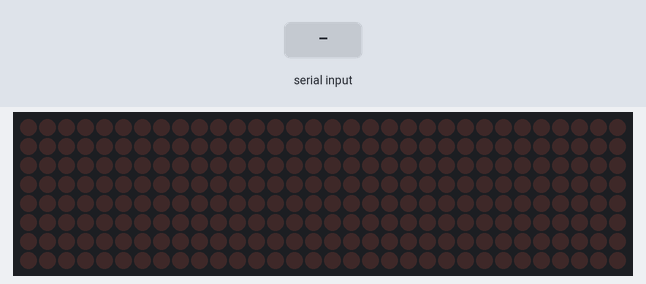
Simulated run of this sketch. Board: Arduino Uno, built with avr-gcc and run on an emulated ATmega328P. Parts: 32×8 LED matrix. The inputs (shaded band) are chosen by the test bench. EEPROM starts erased.

Above: at 1.2 s.
1.3 s: "1,90\n" received over the second serial link
At 2.51 s:
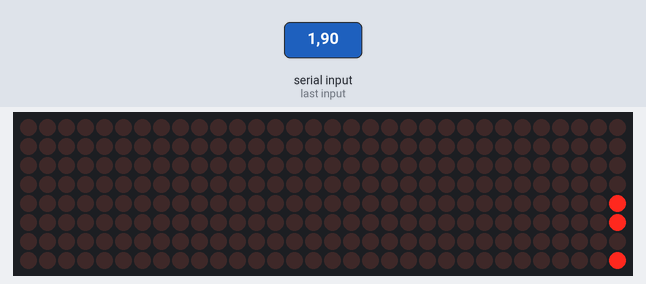
4.3 s: "2" received over the second serial link
6.7 s: "1" received over the second serial link
At 8.3 s:
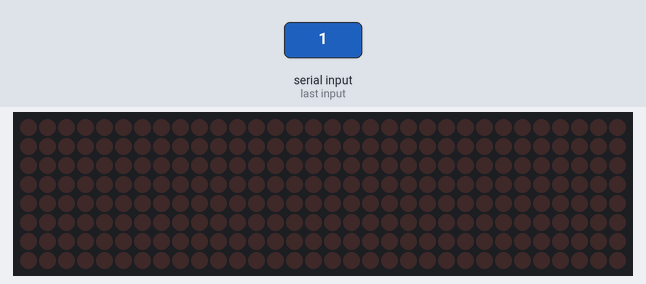
8.5 s: "1,90,45\n" received over the second serial link
At 9.87 s:
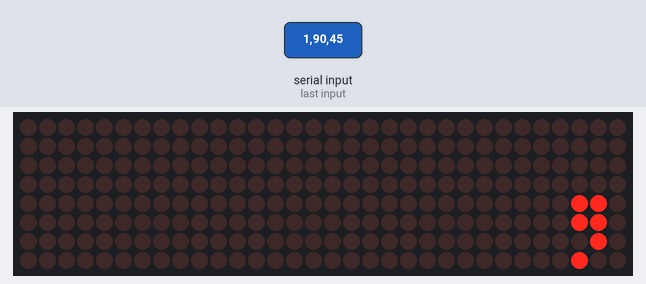

The sketch:

BT_DotMATRIX_V1.0.0.ino
```cpp
/*
 * -Smart Mood Light-
 *
 * author jihoonkimtech (jihoonkimtech@naver.com)
 *      (Republic of Korea)
 * version  V1.0.0
 * date  2020-03-10
*/

/*
 * Dev Note
 *
 * 1.0.0
 * - Left shift display function
 * - Brightness control function
 * - Shift speed control function
 * - sentence save function (using EEPROM)
 *
*/

#include <EEPROM.h> //EEPROM library
#include <MaxMatrix.h> //dotmatrix library
#include <SoftwareSerial.h> //bluetooth serial
#include <avr/pgmspace.h> //for dotmatrix


PROGMEM const unsigned char ASCII_Font_8[] = { //ASCII font set
//w, h, Bnnnnnnnn, Bnnnnnnnn, Bnnnnnnnn, Bnnnnnnnn, Bnnnnnnnn,
  3, 8, B00000000, B00000000, B00000000, B00000000, B00000000, // space
  1, 8, B01011111, B00000000, B00000000, B00000000, B00000000, // !
  3, 8, B00000011, B00000000, B00000011, B00000000, B00000000, // "
  5, 8, B00010100, B00111110, B00010100, B00111110, B00010100, // #
  4, 8, B00100100, B01101010, B00101011, B00010010, B00000000, // $
  5, 8, B01100011, B00010011, B00001000, B01100100, B01100011, // %
  5, 8, B00110110, B01001001, B01010110, B00100000, B01010000, // &
  1, 8, B00000011, B00000000, B00000000, B00000000, B00000000, // '
  3, 8, B00011100, B00100010, B01000001, B00000000, B00000000, // (
  3, 8, B01000001, B00100010, B00011100, B00000000, B00000000, // )
  5, 8, B00101000, B00011000, B00001110, B00011000, B00101000, // *
  5, 8, B00001000, B00001000, B00111110, B00001000, B00001000, // +
  2, 8, B10110000, B01110000, B00000000, B00000000, B00000000, // ,
  4, 8, B00001000, B00001000, B00001000, B00001000, B00000000, // -
  2, 8, B01100000, B01100000, B00000000, B00000000, B00000000, // .
  4, 8, B01100000, B00011000, B00000110, B00000001, B00000000, // /
  4, 8, B00111110, B01000001, B01000001, B00111110, B00000000, // 0
  3, 8, B01000010, B01111111, B01000000, B00000000, B00000000, // 1
  4, 8, B01100010, B01010001, B01001001, B01000110, B00000000, // 2
  4, 8, B00100010, B01000001, B01001001, B00110110, B00000000, // 3
  4, 8, B00011000, B00010100, B00010010, B01111111, B00000000, // 4
  4, 8, B00100111, B01000101, B01000101, B00111001, B00000000, // 5
  4, 8, B00111110, B01001001, B01001001, B00110000, B00000000, // 6
  4, 8, B01100001, B00010001, B00001001, B00000111, B00000000, // 7
  4, 8, B00110110, B01001001, B01001001, B00110110, B00000000, // 8
  4, 8, B00000110, B01001001, B01001001, B00111110, B00000000, // 9
  2, 8, B01010000, B00000000, B00000000, B00000000, B00000000, // :
  2, 8, B10000000, B01010000, B00000000, B00000000, B00000000, // ;
  3, 8, B00010000, B00101000, B01000100, B00000000, B00000000, // <
  3, 8, B00010100, B00010100, B00010100, B00000000, B00000000, // =
  3, 8, B01000100, B00101000, B00010000, B00000000, B00000000, // >
  4, 8, B00000010, B01011001, B00001001, B00000110, B00000000, // ?
  5, 8, B00111110, B01001001, B01010101, B01011101, B00001110, // @
  4, 8, B01111110, B00010001, B00010001, B01111110, B00000000, // A
  4, 8, B01111111, B01001001, B01001001, B00110110, B00000000, // B
  4, 8, B00111110, B01000001, B01000001, B00100010, B00000000, // C
  4, 8, B01111111, B01000001, B01000001, B00111110, B00000000, // D
  4, 8, B01111111, B01001001, B01001001, B01000001, B00000000, // E
  4, 8, B01111111, B00001001, B00001001, B00000001, B00000000, // F
  4, 8, B00111110, B01000001, B01001001, B01111010, B00000000, // G
  4, 8, B01111111, B00001000, B00001000, B01111111, B00000000, // H
  3, 8, B01000001, B01111111, B01000001, B00000000, B00000000, // I
  4, 8, B00110000, B01000000, B01000001, B00111111, B00000000, // J
  4, 8, B01111111, B00001000, B00010100, B01100011, B00000000, // K
  4, 8, B01111111, B01000000, B01000000, B01000000, B00000000, // L
  5, 8, B01111111, B00000010, B00001100, B00000010, B01111111, // M
  5, 8, B01111111, B00000100, B00001000, B00010000, B01111111, // N
  4, 8, B00111110, B01000001, B01000001, B00111110, B00000000, // O
  4, 8, B01111111, B00001001, B00001001, B00000110, B00000000, // P
  4, 8, B00111110, B01000001, B01000001, B10111110, B00000000, // Q
  4, 8, B01111111, B00001001, B00001001, B01110110, B00000000, // R
  4, 8, B01000110, B01001001, B01001001, B00110010, B00000000, // S
  5, 8, B00000001, B00000001, B01111111, B00000001, B00000001, // T
  4, 8, B00111111, B01000000, B01000000, B00111111, B00000000, // U
  5, 8, B00001111, B00110000, B01000000, B00110000, B00001111, // V
  5, 8, B00111111, B01000000, B00111000, B01000000, B00111111, // W
  5, 8, B01100011, B00010100, B00001000, B00010100, B01100011, // X
  5, 8, B00000111, B00001000, B01110000, B00001000, B00000111, // Y
  4, 8, B01100001, B01010001, B01001001, B01000111, B00000000, // Z
  2, 8, B01111111, B01000001, B00000000, B00000000, B00000000, // [
  4, 8, B00000001, B00000110, B00011000, B01100000, B00000000, // \ backslash
  2, 8, B01000001, B01111111, B00000000, B00000000, B00000000, // ]
  3, 8, B00000010, B00000001, B00000010, B00000000, B00000000, // hat
  4, 8, B01000000, B01000000, B01000000, B01000000, B00000000, // _
  2, 8, B00000001, B00000010, B00000000, B00000000, B00000000, // `
  4, 8, B00100000, B01010100, B01010100, B01111000, B00000000, // a
  4, 8, B01111111, B01000100, B01000100, B00111000, B00000000, // b
  4, 8, B00111000, B01000100, B01000100, B00101000, B00000000, // c
  4, 8, B00111000, B01000100, B01000100, B01111111, B00000000, // d
  4, 8, B00111000, B01010100, B01010100, B00011000, B00000000, // e
  3, 8, B00000100, B01111110, B00000101, B00000000, B00000000, // f
  4, 8, B10011000, B10100100, B10100100, B01111000, B00000000, // g
  4, 8, B01111111, B00000100, B00000100, B01111000, B00000000, // h
  3, 8, B01000100, B01111101, B01000000, B00000000, B00000000, // i
  4, 8, B01000000, B10000000, B10000100, B01111101, B00000000, // j
  4, 8, B01111111, B00010000, B00101000, B01000100, B00000000, // k
  3, 8, B01000001, B01111111, B01000000, B00000000, B00000000, // l
  5, 8, B01111100, B00000100, B01111100, B00000100, B01111000, // m
  4, 8, B01111100, B00000100, B00000100, B01111000, B00000000, // n
  4, 8, B00111000, B01000100, B01000100, B00111000, B00000000, // o
  4, 8, B11111100, B00100100, B00100100, B00011000, B00000000, // p
  4, 8, B00011000, B00100100, B00100100, B11111100, B00000000, // q
  4, 8, B01111100, B00001000, B00000100, B00000100, B00000000, // r
  4, 8, B01001000, B01010100, B01010100, B00100100, B00000000, // s
  3, 8, B00000100, B00111111, B01000100, B00000000, B00000000, // t
  4, 8, B00111100, B01000000, B01000000, B01111100, B00000000, // u
  5, 8, B00011100, B00100000, B01000000, B00100000, B00011100, // v
  5, 8, B00111100, B01000000, B00111100, B01000000, B00111100, // w
  5, 8, B01000100, B00101000, B00010000, B00101000, B01000100, // x
  4, 8, B10011100, B10100000, B10100000, B01111100, B00000000, // y
  3, 8, B01100100, B01010100, B01001100, B00000000, B00000000, // z
  3, 8, B00001000, B00110110, B01000001, B00000000, B00000000, // {
  1, 8, B01111111, B00000000, B00000000, B00000000, B00000000, // |
  3, 8, B01000001, B00110110, B00001000, B00000000, B00000000, // }
  4, 8, B00001000, B00000100, B00001000, B00000100, B00000000, // ~
};

void write_String(int addrs, String source) //Saving sentence in EEPROM
{               //start addr, source
  int stringSize = source.length(); //Sentence length

  for(int i=0;i<100;i++) //limit sentence length 100
  {
    EEPROM.write(addrs+i, source[i]); //Saving character in EEPROM
  }

  EEPROM.write(addrs + stringSize,'\0'); //Save a space character behind a sentence
}

String read_String(int addrs) //Return saved sentence form EEPROM
{
  char source[100]; //return variable (limit sentence length 100)
  int leng=0;   //init length
  unsigned char _char; //temp char

  while(_char != '\0' && leng < 100) //if reading done -> break
  {
    _char = EEPROM.read(addrs + leng); //Extraction character
    source[leng] = _char; //Save extracted character in return variable
    leng++; //counting length
  }
  source[leng]='\0';  //Add space character at last of sentence
  return String(source); //return read sentence (format String)
}

//MAX7219 pin set
int dIn = 7; //DIN PIN
int clk = 6; //CLK PIN
int cs = 5; //CS PIN
int moduleUsed = 4; //Number of modules used


MaxMatrix DotMatrix(dIn, cs, clk, moduleUsed); //Creat DotMatrix object
SoftwareSerial Bluetooth(8, 9);  //Creat Bluetooth Serial object (TX, RX)
byte buffer[10]; //buffer array
char recvData; //received data at bluetooth (for using)
int shiftSpeed; //Shift speed
String lastWords = read_String(0); //reading sentence from EEPROM
char text[100] = ""; //Sentence array
int brightness; //Dotmatrix module brightness
int count = 0; //count array
char recvCmd; //received data at bluetooth (for command)


void setup() {
  DotMatrix.init(); //Module init
  DotMatrix.setIntensity(brightness); //Setting brightness
  Bluetooth.begin(9600); //Setting Bluetooth Serial baudrate
  Serial.begin(9600); //Setting Serial baudrate

  //Saving displayed text in the last sentence saved
  for(int i= 0; i < 100; i++){
    text[i] = lastWords[i];
  }


  DotMatrix.setIntensity(EEPROM.read(103)); //Setting brightness from EEPROM
  shiftSpeed = EEPROM.read(102); //Setting shift speed from EEPROM
}


void loop() {

  printStringWithShift(text, shiftSpeed); //display sentence

  if (Bluetooth.available()) { //Is communication?

    recvCmd = Bluetooth.read(); //read command

    /*
     * command 1 : display sentence change
     */
    if (recvCmd == '1') {

      //sentence clear
      for (int i = 0; i < 100; i++) {
        text[i] = 0;
        DotMatrix.clear();
      }
      write_String(0, text);

      //reading text
      while (Bluetooth.available()) { //while end communication
        recvData = Bluetooth.read();
        text[count] = recvData;
        count++;
      }
      count = 0;
      write_String(0, text);

    }


    /*
     * command 2 : setting shift speed
     */
    else if (recvCmd == '2') {
      String tempStr = Bluetooth.readString();
      shiftSpeed = 100 - tempStr.toInt();
      EEPROM.write(102, shiftSpeed);
    }

    /*
     * command 2 : setting brightness
     */
    else if (recvCmd == '3') {
      String tempStr = Bluetooth.readString();
      brightness = tempStr.toInt();
      EEPROM.write(103, brightness);
      DotMatrix.setIntensity(brightness);
    }
  }
}


  //shifting character
  void printCharWithShift(char c, int shift_speed) {
    if (c < 32) return;
    c -= 32;
    memcpy_P(buffer, ASCII_Font_8 + 7 * c, 7);
    DotMatrix.writeSprite(32, 0, buffer);
    DotMatrix.setColumn(32 + buffer[0], 0);
    for (int i = 0; i < buffer[0] + 1; i++)
    {
      delay(shift_speed);
      DotMatrix.shiftLeft(false, false);
    }
  }

  //shifting all character
  void printStringWithShift(char* s, int shift_speed) {
    while (*s != 0) {
      printCharWithShift(*s, shift_speed);
      s++;
    }
  }

  //print all character
  void printString(char* s)
  {
    int col = 0;
    while (*s != 0)
    {
      if (*s < 32) continue;
      char c = *s - 32;
      memcpy_P(buffer, ASCII_Font_8 + 7 * c, 7);
      DotMatrix.writeSprite(col, 0, buffer);
      DotMatrix.setColumn(col + buffer[0], 0);
      col += buffer[0] + 1;
      s++;
    }
  }
```

Measured:
- after the input at 1.3 s, the display: changes after 1.1 s (image 1)
- after the input at 6.7 s, the display: first differs from a run without the input after 1.2 s (image 2)
- after the input at 8.5 s, the display: first changes after 1.1 s (image 3 shows a later state)
